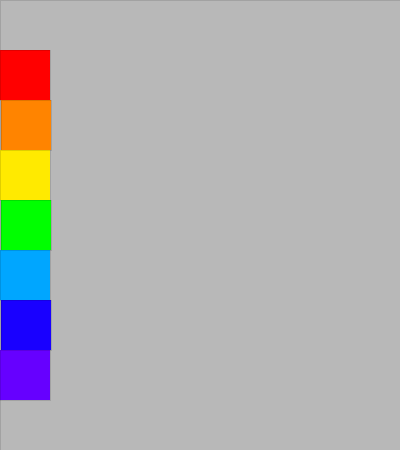
Frame 1 (no input)
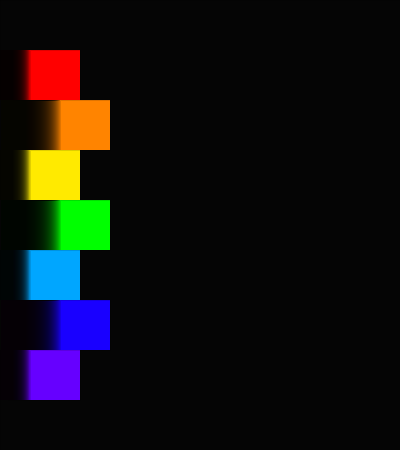
Frame 60 (the mouse pressed at the canvas centre just before this capture)
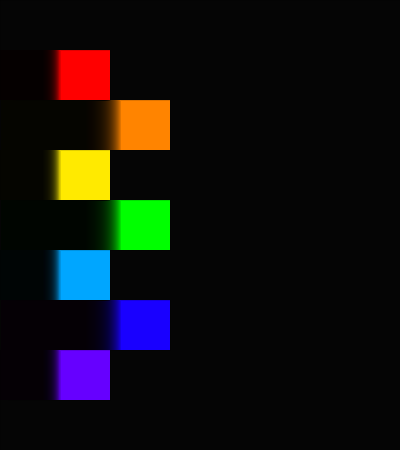
Frame 120 (the mouse held since frame 60 and released just before this capture)

The Processing sketch that drew these frames (run headless with seeded random() and noise(); from frame 60 on, the mouse is pressed at the canvas centre):

// Processing sketch: sketch_150724c
// ── sketch_150724c.pde

//x,y,w,h

int x = 1;

void setup () {
  size (400,450);
  noCursor();
}
void draw(){
  
strokeWeight(0);

fill(0,0,0,25);
rect(0,0,width,height);

fill(255,0,0);
rect(x/2,50,50,50);

fill(255,132,0);
rect(x,100,50,50);

fill(255,234,0);
rect(x/2,150,50,50);

fill(0,255,0);
rect(x,200,50,50);

fill(0,166,255);
rect(x/2,250,50,50);

fill(25,0,255);
rect(x,300,50,50);

fill(102,0,255);
rect(x/2,350,50,50);
 x = x + 1;


}
